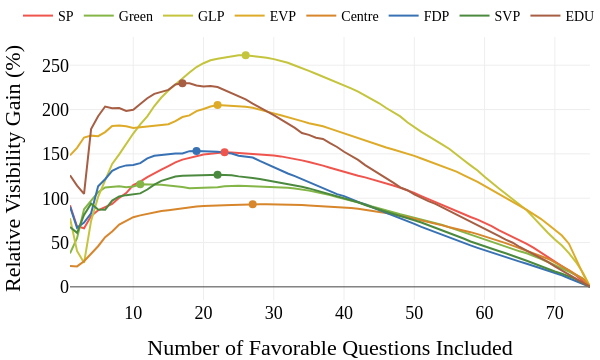

The notebook cell saved with this chart:
### Code cell
# SAVE VISUALIZATION

save_paper_figure(fig, 'question_favoritism_SG_deluxe_relative_difference_5x3_maxmarkers_circles_custom_legend_times_english', height=360, font_size=18)

### Figure 1 — Plotly figure (JSON) as saved in the notebook; plotly's stock layout.template omitted (floating-point values rounded to 4 significant figures)
{"data": [{"hovertemplate": "Party=SP<br># Questions=%{x}<br>Party Strength=%{y}<extra></extra>", "legendgroup": "SP", "line": {"color": "#F0554D", "dash": "solid"}, "marker": {"symbol": "circle"}, "mode": "lines", "name": "SP", "orientation": "v", "showlegend": true, "type": "scatter", "x": [1, 2, 3, 4, 5, 6, 7, 8, 9, 10, 11, 12, 13, 14, 15, 16, 17, 18, 19, 20, 21, 22, 23, 24, 25, 26, 27, 28, 29, 30, 31, 32, 33, 34, 35, 36, 37, 38, 39, 40, 41, 42, 43, 44, 45, 46, 47, 48, 49, 50, 51, 52, 53, 54, 55, 56, 57, 58, 59, 60, 61, 62, 63, 64, 65, 66, 67, 68, 69, 70, 71, 72, 73, 74, 75], "xaxis": "x", "y": [91.94, 68.34, 66.03, 79.82, 86.36, 89.66, 93.48, 100.4, 105.8, 114.7, 118.7, 123.7, 128.3, 132.1, 136.1, 140.3, 143.5, 145.7, 147.4, 149.2, 150.2, 151.1, 151.7, 151.6, 151.1, 150.7, 150.4, 150.0, 149.2, 148.2, 147.1, 145.9, 144.2, 142.7, 140.7, 138.9, 136.7, 134.4, 132.1, 129.8, 127.5, 125.3, 123.5, 121.3, 119.1, 116.9, 114.4, 111.7, 108.9, 106.0, 102.4, 99.02, 95.12, 91.61, 88.24, 84.98, 81.94, 78.79, 75.77, 72.46, 68.5, 64.0, 60.29, 56.48, 52.65, 48.49, 43.85, 38.77, 33.41, 27.99, 22.61, 18.01, 12.88, 6.369, 0], "yaxis": "y"}, {"hovertemplate": "Party=Green<br># Questions=%{x}<br>Party Strength=%{y}<extra></extra>", "legendgroup": "Green", "line": {"color": "#84B547", "dash": "solid"}, "marker": {"symbol": "circle"}, "mode": "lines", "name": "Green", "orientation": "v", "showlegend": true, "type": "scatter", "x": [1, 2, 3, 4, 5, 6, 7, 8, 9, 10, 11, 12, 13, 14, 15, 16, 17, 18, 19, 20, 21, 22, 23, 24, 25, 26, 27, 28, 29, 30, 31, 32, 33, 34, 35, 36, 37, 38, 39, 40, 41, 42, 43, 44, 45, 46, 47, 48, 49, 50, 51, 52, 53, 54, 55, 56, 57, 58, 59, 60, 61, 62, 63, 64, 65, 66, 67, 68, 69, 70, 71, 72, 73, 74, 75], "xaxis": "x", "y": [37.74, 54.87, 87.44, 96.73, 106.7, 112.2, 112.7, 113.5, 112.4, 113.2, 115.7, 115.6, 115.7, 115.2, 114.2, 113.6, 112.5, 111.1, 111.3, 111.7, 112.2, 112.4, 113.5, 114.1, 114.0, 113.7, 113.5, 112.9, 112.3, 112.2, 112.1, 111.8, 110.9, 109.8, 108.5, 106.9, 105.5, 103.4, 101.2, 99.37, 97.74, 95.48, 93.17, 90.74, 88.41, 86.03, 83.83, 81.92, 79.94, 78.01, 76.08, 74.18, 72.45, 69.79, 67.13, 64.36, 61.62, 58.98, 56.07, 53.5, 50.72, 47.77, 45.17, 42.65, 40.06, 37.9, 34.94, 31.68, 28.06, 24.54, 21.26, 17.16, 13.48, 9.322, 0], "yaxis": "y"}, {"hovertemplate": "Party=GLP<br># Questions=%{x}<br>Party Strength=%{y}<extra></extra>", "legendgroup": "GLP", "line": {"color": "#C4C43D", "dash": "solid"}, "marker": {"symbol": "circle"}, "mode": "lines", "name": "GLP", "orientation": "v", "showlegend": true, "type": "scatter", "x": [1, 2, 3, 4, 5, 6, 7, 8, 9, 10, 11, 12, 13, 14, 15, 16, 17, 18, 19, 20, 21, 22, 23, 24, 25, 26, 27, 28, 29, 30, 31, 32, 33, 34, 35, 36, 37, 38, 39, 40, 41, 42, 43, 44, 45, 46, 47, 48, 49, 50, 51, 52, 53, 54, 55, 56, 57, 58, 59, 60, 61, 62, 63, 64, 65, 66, 67, 68, 69, 70, 71, 72, 73, 74, 75], "xaxis": "x", "y": [77.31, 40.44, 27.11, 74.42, 101.4, 121.0, 138.7, 149.4, 161.3, 172.9, 183.2, 192.3, 203.9, 213.6, 221.5, 228.8, 235.0, 241.8, 248.0, 252.2, 255.6, 257.3, 258.8, 260.2, 261.1, 261.3, 260.6, 259.6, 258.4, 256.9, 255.0, 252.8, 249.7, 246.9, 243.6, 240.3, 237.2, 234.1, 230.5, 227.4, 223.8, 220.3, 215.9, 211.4, 207.1, 201.7, 196.9, 192.3, 185.6, 179.8, 174.8, 170.1, 165.6, 160.5, 155.5, 148.9, 143.1, 137.1, 131.3, 124.3, 117.3, 111.2, 105.1, 98.73, 93.03, 86.39, 77.76, 69.21, 61.07, 53.51, 46.69, 38.06, 27.99, 15.93, 0], "yaxis": "y"}, {"hovertemplate": "Party=EVP<br># Questions=%{x}<br>Party Strength=%{y}<extra></extra>", "legendgroup": "EVP", "line": {"color": "#DEAB28", "dash": "solid"}, "marker": {"symbol": "circle"}, "mode": "lines", "name": "EVP", "orientation": "v", "showlegend": true, "type": "scatter", "x": [1, 2, 3, 4, 5, 6, 7, 8, 9, 10, 11, 12, 13, 14, 15, 16, 17, 18, 19, 20, 21, 22, 23, 24, 25, 26, 27, 28, 29, 30, 31, 32, 33, 34, 35, 36, 37, 38, 39, 40, 41, 42, 43, 44, 45, 46, 47, 48, 49, 50, 51, 52, 53, 54, 55, 56, 57, 58, 59, 60, 61, 62, 63, 64, 65, 66, 67, 68, 69, 70, 71, 72, 73, 74, 75], "xaxis": "x", "y": [148.3, 156.8, 168.4, 170.6, 169.9, 174.5, 181.4, 181.9, 181.0, 179.2, 180.0, 180.8, 182.2, 182.8, 183.4, 186.9, 191.6, 193.4, 198.3, 200.7, 203.4, 205.2, 204.8, 204.4, 203.8, 203.2, 202.1, 200.2, 197.4, 195.6, 193.5, 191.6, 189.7, 187.0, 184.6, 183.2, 181.1, 178.5, 175.8, 172.9, 170.2, 167.5, 164.5, 162.2, 159.9, 157.1, 155.0, 152.8, 150.0, 147.8, 144.8, 141.9, 139.0, 135.8, 133.1, 130.0, 126.0, 122.6, 118.4, 113.8, 109.5, 105.0, 100.6, 95.9, 91.52, 86.91, 81.66, 76.76, 70.68, 64.34, 57.91, 48.68, 31.23, 14.72, 0], "yaxis": "y"}, {"hovertemplate": "Party=Centre<br># Questions=%{x}<br>Party Strength=%{y}<extra></extra>", "legendgroup": "Centre", "line": {"color": "#D7862B", "dash": "solid"}, "marker": {"symbol": "circle"}, "mode": "lines", "name": "Centre", "orientation": "v", "showlegend": true, "type": "scatter", "x": [1, 2, 3, 4, 5, 6, 7, 8, 9, 10, 11, 12, 13, 14, 15, 16, 17, 18, 19, 20, 21, 22, 23, 24, 25, 26, 27, 28, 29, 30, 31, 32, 33, 34, 35, 36, 37, 38, 39, 40, 41, 42, 43, 44, 45, 46, 47, 48, 49, 50, 51, 52, 53, 54, 55, 56, 57, 58, 59, 60, 61, 62, 63, 64, 65, 66, 67, 68, 69, 70, 71, 72, 73, 74, 75], "xaxis": "x", "y": [23.5, 23.08, 28.86, 37.47, 45.81, 55.97, 62.55, 70.34, 74.61, 78.58, 80.6, 82.16, 84.28, 85.65, 86.52, 87.63, 89.03, 89.88, 90.57, 91.25, 91.79, 92.15, 92.15, 92.23, 92.56, 92.72, 93.25, 93.06, 93.03, 92.99, 92.87, 92.8, 92.77, 92.4, 91.84, 91.39, 90.87, 90.28, 89.87, 89.82, 88.91, 88.03, 87.05, 85.85, 84.52, 83.24, 81.93, 80.31, 78.49, 76.79, 75.07, 73.21, 71.37, 69.33, 67.26, 65.56, 63.64, 61.68, 59.51, 57.17, 54.66, 52.02, 49.36, 46.56, 43.51, 40.94, 38.02, 34.9, 31.73, 27.47, 23.34, 18.78, 13.72, 8.794, 0], "yaxis": "y"}, {"hovertemplate": "Party=FDP<br># Questions=%{x}<br>Party Strength=%{y}<extra></extra>", "legendgroup": "FDP", "line": {"color": "#3872B5", "dash": "solid"}, "marker": {"symbol": "circle"}, "mode": "lines", "name": "FDP", "orientation": "v", "showlegend": true, "type": "scatter", "x": [1, 2, 3, 4, 5, 6, 7, 8, 9, 10, 11, 12, 13, 14, 15, 16, 17, 18, 19, 20, 21, 22, 23, 24, 25, 26, 27, 28, 29, 30, 31, 32, 33, 34, 35, 36, 37, 38, 39, 40, 41, 42, 43, 44, 45, 46, 47, 48, 49, 50, 51, 52, 53, 54, 55, 56, 57, 58, 59, 60, 61, 62, 63, 64, 65, 66, 67, 68, 69, 70, 71, 72, 73, 74, 75], "xaxis": "x", "y": [90.49, 66.53, 72.58, 82.98, 113.5, 121.4, 130.9, 134.7, 137.0, 137.4, 139.5, 144.9, 147.9, 149.0, 150.1, 150.5, 150.5, 153.1, 153.3, 153.3, 152.8, 152.3, 151.2, 150.3, 148.0, 147.0, 145.8, 142.0, 138.6, 134.7, 130.8, 127.8, 124.9, 121.5, 118.1, 115.0, 111.4, 107.7, 104.6, 102.3, 98.88, 95.76, 92.88, 89.79, 87.05, 83.57, 80.51, 77.47, 74.92, 71.05, 67.64, 64.59, 61.38, 58.47, 55.24, 52.34, 49.4, 46.8, 44.02, 41.35, 38.5, 36.08, 33.67, 31.06, 28.49, 26.01, 23.46, 20.97, 18.58, 16.24, 13.03, 9.713, 6.397, 3.234, 0], "yaxis": "y"}, {"hovertemplate": "Party=SVP<br># Questions=%{x}<br>Party Strength=%{y}<extra></extra>", "legendgroup": "SVP", "line": {"color": "#4B8A3E", "dash": "solid"}, "marker": {"symbol": "circle"}, "mode": "lines", "name": "SVP", "orientation": "v", "showlegend": true, "type": "scatter", "x": [1, 2, 3, 4, 5, 6, 7, 8, 9, 10, 11, 12, 13, 14, 15, 16, 17, 18, 19, 20, 21, 22, 23, 24, 25, 26, 27, 28, 29, 30, 31, 32, 33, 34, 35, 36, 37, 38, 39, 40, 41, 42, 43, 44, 45, 46, 47, 48, 49, 50, 51, 52, 53, 54, 55, 56, 57, 58, 59, 60, 61, 62, 63, 64, 65, 66, 67, 68, 69, 70, 71, 72, 73, 74, 75], "xaxis": "x", "y": [67.54, 60.89, 81.16, 93.86, 87.12, 87.0, 97.33, 102.0, 103.4, 104.5, 105.4, 109.8, 115.2, 119.5, 121.7, 124.4, 125.2, 125.3, 125.3, 126.0, 126.1, 126.4, 126.3, 125.7, 124.6, 124.0, 122.7, 121.6, 120.1, 119.4, 117.9, 116.2, 114.6, 112.8, 111.0, 108.7, 106.6, 103.9, 101.9, 100.1, 97.62, 95.42, 92.3, 89.39, 87.17, 84.75, 82.5, 79.94, 77.84, 75.19, 72.56, 69.65, 66.69, 63.95, 60.77, 57.64, 54.53, 51.21, 48.34, 45.71, 43.32, 40.41, 37.89, 35.46, 32.21, 29.47, 26.37, 23.47, 20.46, 17.38, 14.88, 11.73, 8.749, 4.073, 0], "yaxis": "y"}, {"hovertemplate": "Party=EDU<br># Questions=%{x}<br>Party Strength=%{y}<extra></extra>", "legendgroup": "EDU", "line": {"color": "#A75E43", "dash": "solid"}, "marker": {"symbol": "circle"}, "mode": "lines", "name": "EDU", "orientation": "v", "showlegend": true, "type": "scatter", "x": [1, 2, 3, 4, 5, 6, 7, 8, 9, 10, 11, 12, 13, 14, 15, 16, 17, 18, 19, 20, 21, 22, 23, 24, 25, 26, 27, 28, 29, 30, 31, 32, 33, 34, 35, 36, 37, 38, 39, 40, 41, 42, 43, 44, 45, 46, 47, 48, 49, 50, 51, 52, 53, 54, 55, 56, 57, 58, 59, 60, 61, 62, 63, 64, 65, 66, 67, 68, 69, 70, 71, 72, 73, 74, 75], "xaxis": "x", "y": [125.8, 114.1, 104.9, 177.9, 192.4, 203.4, 201.6, 201.6, 198.3, 199.8, 206.2, 212.7, 217.7, 219.8, 222.2, 228.3, 229.6, 229.6, 227.1, 225.9, 226.4, 225.4, 222.0, 218.7, 214.8, 211.4, 206.7, 202.4, 198.7, 193.7, 189.0, 184.2, 179.3, 173.6, 171.4, 168.2, 166.8, 162.1, 157.8, 152.4, 148.1, 143.2, 137.4, 132.4, 127.6, 123.1, 117.6, 112.2, 109.0, 104.4, 100.4, 96.62, 93.55, 89.59, 85.6, 82.23, 78.02, 73.44, 69.9, 65.87, 61.9, 57.56, 53.3, 49.77, 44.95, 40.77, 36.87, 33.12, 28.21, 23.07, 18.49, 13.9, 9.195, 4.598, 0], "yaxis": "y"}, {"marker": {"color": "#D7862B", "size": 8, "symbol": "circle"}, "mode": "markers", "name": "Centre", "showlegend": false, "type": "scatter", "x": [27], "y": [93.25]}, {"marker": {"color": "#84B547", "size": 8, "symbol": "circle"}, "mode": "markers", "name": "Green", "showlegend": false, "type": "scatter", "x": [11], "y": [115.7]}, {"marker": {"color": "#3872B5", "size": 8, "symbol": "circle"}, "mode": "markers", "name": "FDP", "showlegend": false, "type": "scatter", "x": [19], "y": [153.3]}, {"marker": {"color": "#F0554D", "size": 8, "symbol": "circle"}, "mode": "markers", "name": "SP", "showlegend": false, "type": "scatter", "x": [23], "y": [151.7]}, {"marker": {"color": "#C4C43D", "size": 8, "symbol": "circle"}, "mode": "markers", "name": "GLP", "showlegend": false, "type": "scatter", "x": [26], "y": [261.3]}, {"marker": {"color": "#4B8A3E", "size": 8, "symbol": "circle"}, "mode": "markers", "name": "SVP", "showlegend": false, "type": "scatter", "x": [22], "y": [126.4]}, {"marker": {"color": "#A75E43", "size": 8, "symbol": "circle"}, "mode": "markers", "name": "EDU", "showlegend": false, "type": "scatter", "x": [17], "y": [229.6]}, {"marker": {"color": "#DEAB28", "size": 8, "symbol": "circle"}, "mode": "markers", "name": "EVP", "showlegend": false, "type": "scatter", "x": [22], "y": [205.2]}], "layout": {"font": {"color": "black", "family": "Times", "size": 18}, "height": 360, "legend": {"font": {"size": 14}, "orientation": "h", "title": {}, "tracegroupgap": 0, "x": -0.1, "xanchor": "left", "y": 1.02, "yanchor": "bottom"}, "margin": {"b": 60, "l": 70, "r": 10, "t": 0}, "title": {}, "width": 600, "xaxis": {"anchor": "y", "autorange": true, "domain": [0, 1], "range": [1, 75], "title": {"text": "Number of Favorable Questions Included"}, "type": "linear"}, "yaxis": {"anchor": "x", "autorange": true, "domain": [0, 1], "range": [-14.83, 281.8], "title": {"text": "Relative Visibility Gain (%)"}, "type": "linear"}}}
